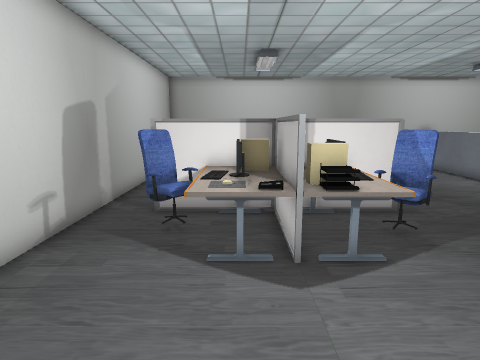
view 1 (above)

14 first-person views from a walk through a 3-D level made in the Godot game engine. The camera is 1.4 m above the floor, tilts 10° down and sees 75° across. The floor is counted in squares, 0.5 m on a side. Each view is taken from the middle of a square. On the plan, view 1 faces up. The plan holds only what a view shows up to about 20 squares ahead; the rest is blank. Some surface patterns are stand-ins.

view 2
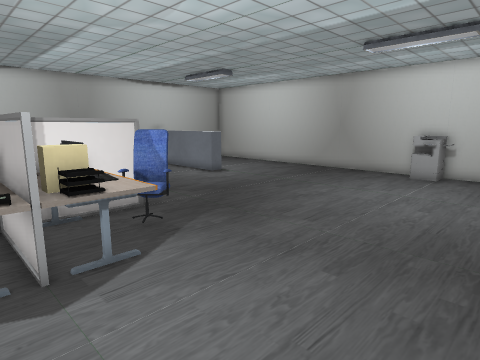

view 3
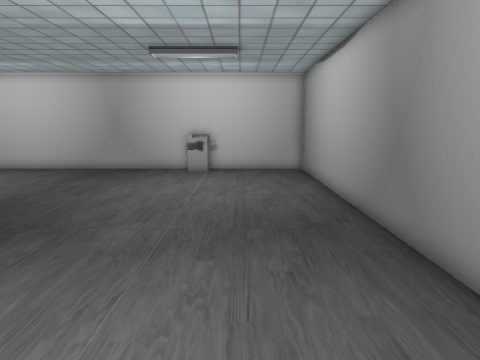

view 4
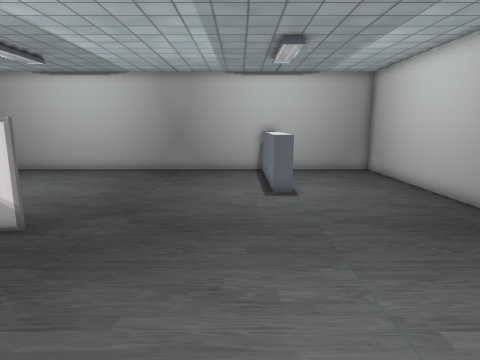

view 5
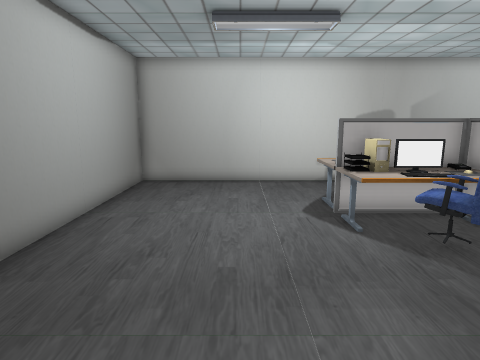

view 6
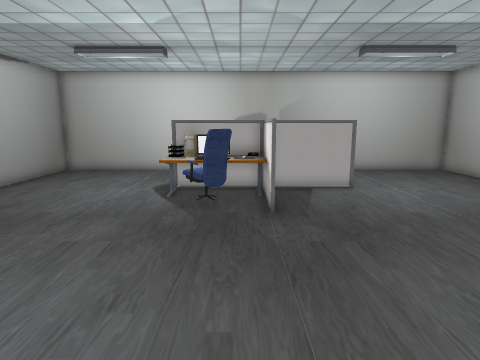

view 7
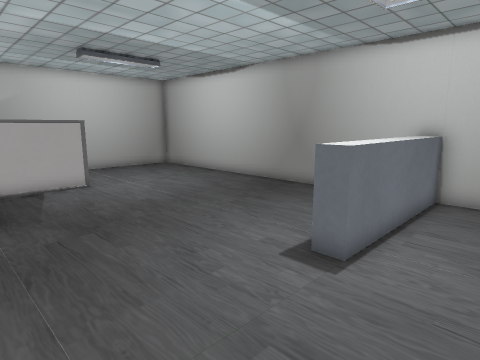

view 8
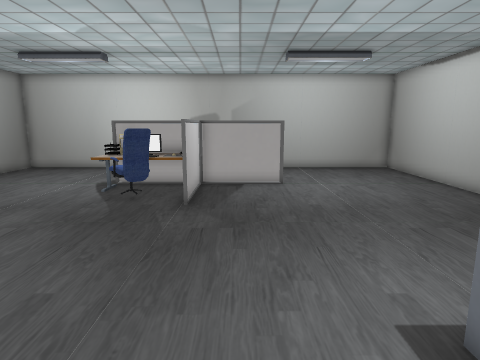

view 9
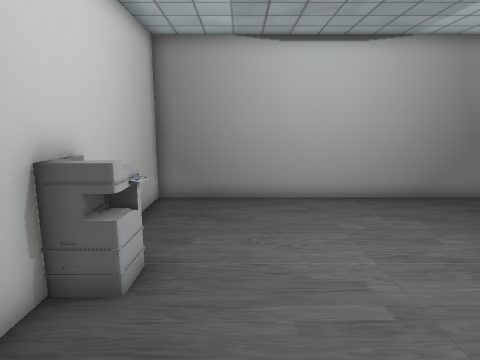

view 10
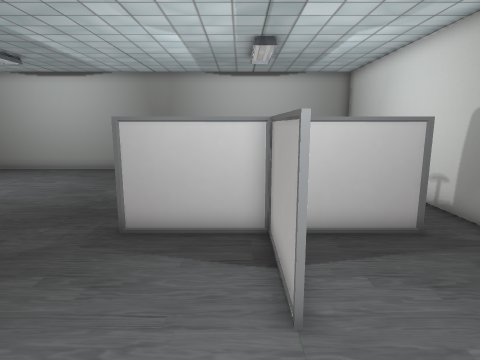

view 11
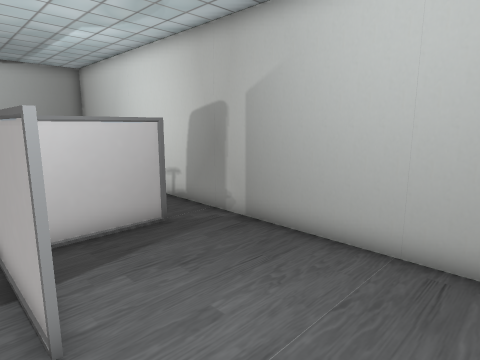

view 12
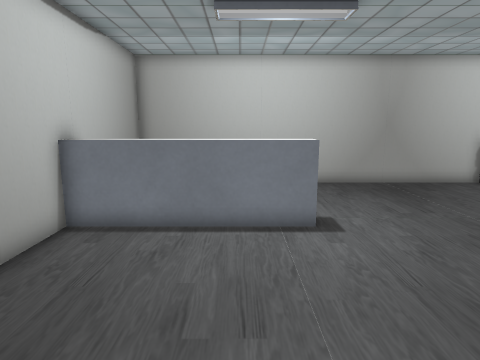

view 13
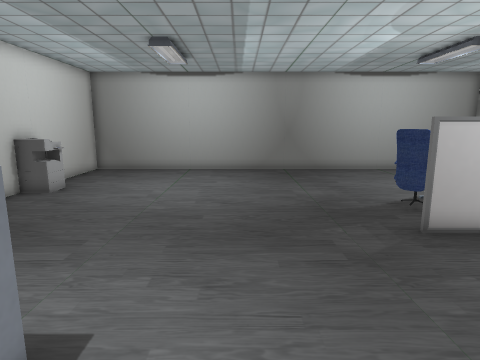

view 14
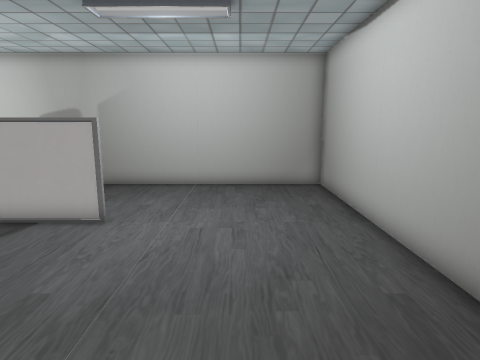

### Floor plan
Points are (right, up) in squares from view 1. A wall is a line through its corners. A room is listed if a view was taken in it or the views show most of it. See-through windows are left out.
Room 1 (views 1, 2, 3, 4, 5, 6, 7, 8, 9, 10, 11, 12, 13, 14)
walls: (5.3, 10) (-2.9, 10); (0.9, 8.8) (0.4, 8.8); (1.2, 14.1) (1.2, 8.4) (1.2, 10); (-2.9, 10.1) (5.2, 10.1); (19.2, 5.4) (19.2, 21.9) (-4.8, 21.9) (-4.8, -2) (19.2, -2) (19.2, 3.6); (13.2, 21.9) (13.2, 14.9) (12.4, 14.9) (12.4, 21.9)
low walls: (2.4, 6.6) (2.4, 6.1) (1.6, 6.1)
objects: chair (-3, 8) to (-2, 9); table (-1, 6); keyboard (-1, 7) to (-1, 9); phone (0, 6) to (1, 7); table (0, 7) to (1, 9); monitor (0, 8); table (2, 6) to (3, 7); monitor (2, 8) to (3, 8); other object (2, 9) to (2, 10); keyboard (3, 7); keyboard (3, 9); chair (4, 7) to (5, 9); printer (18, 4) to (19, 5)

Where each view was taken, in squares from view 1:
view 1: 0 up, 0 right, facing up
view 2: 0 up, 0 right, facing up-right
view 3: 2 up, 1 left, facing right
view 4: 2 up, 11 right, facing up
view 5: 3 up, 11 right, facing left
view 6: 9 up, 15 right, facing left
view 7: 9 up, 16 right, facing up-left
view 8: 12 up, 16 right, facing left
view 9: 10 up, 16 right, facing down
view 10: 18 up, 2 right, facing down
view 11: 18 up, 2 right, facing down-left
view 12: 17 up, 4 right, facing right
view 13: 18 up, 10 right, facing down
view 14: 18 up, 10 right, facing left
